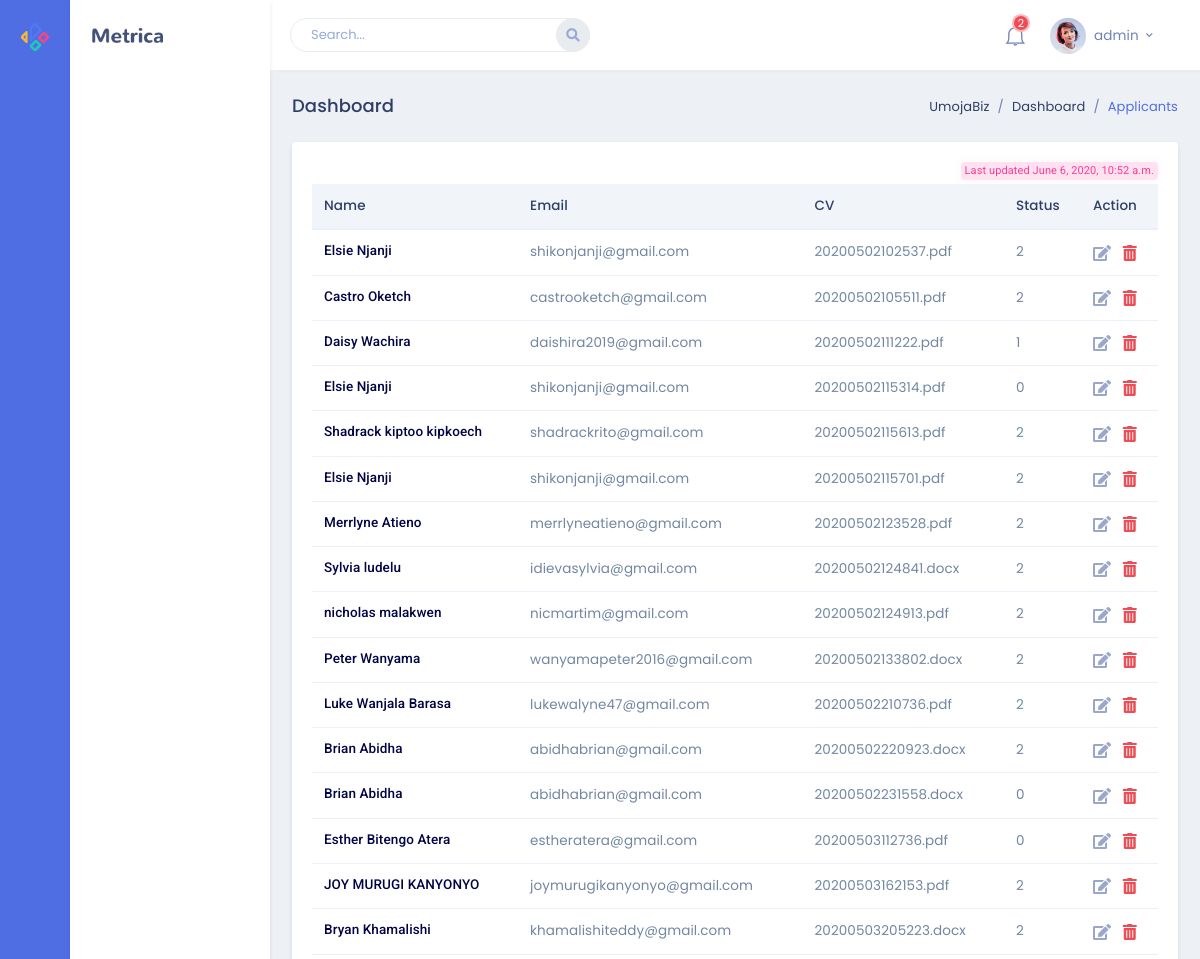
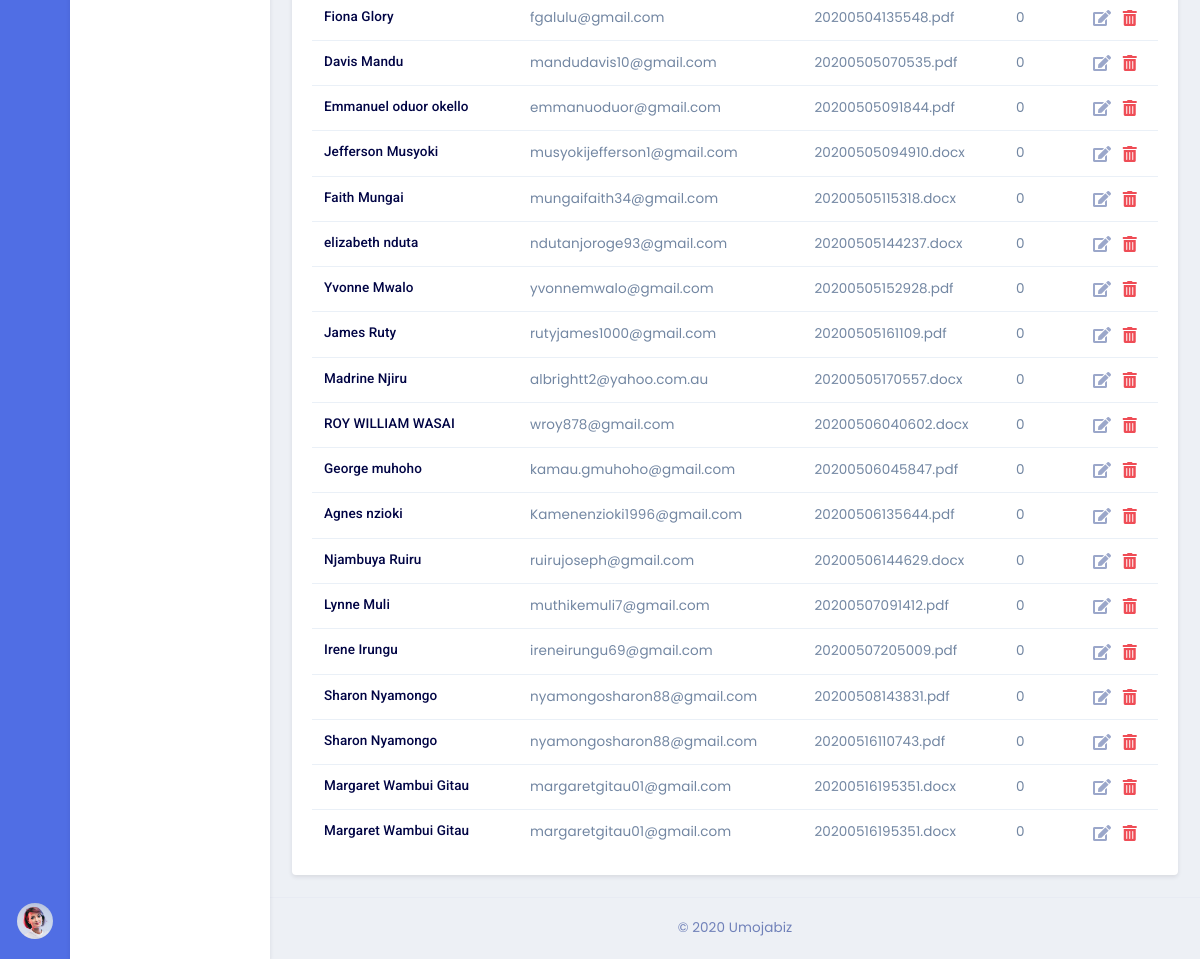
Screenshot of /jobs/applicants/ (signed in) with the database file from the repository (2 pictures, top to bottom).
### core/models.py (models this page shows, shortened)
class Applicant(models.Model):
  job_id = models.IntegerField()
  applicant_name = models.CharField(max_length=100)
  applicant_email = models.EmailField()
  cv = models.CharField(max_length=100)
  status = models.IntegerField()
  created_at = models.DateTimeField(auto_now_add=True)
  updated_at = models.DateTimeField(auto_now=True)

### jobs/views.py (the view)
# urls.py: path('applicants/', job_applicants_view, name='job-applicants'),
@login_required(login_url='core:login')
def job_applicants_view(request):
  applicants = Applicant.objects.all()
  context = {
    'object_list': applicants,
    'applicants': 'Applicants',
    'updated_at': datetime.now()
  }
  return render(request, 'jobs/applicants.html', context)

### templates/jobs/applicants.html
{% extends '../base.html' %}
{% load static %}
{% block content %}
{% include 'breadcrumps.html' with current=applicants %}
<div class="row">
  <div class="col-lg-12">
    <div class="card">
      <div class="card-body">
        <p class="badge badge-soft-pink font-11 p-1 mb-1 float-lg-right float-md-none">Last updated {{updated_at}}</p>
        <div class="table-responsive browser_users">
          <table class="table mb-0">
            <thead class="thead-light">
              <tr>
                <th class="border-top-0">Name</th>
                <th class="border-top-0">Email</th>
                <th class="border-top-0">CV</th>
                <th class="border-top-0">Status</th>
                <th class="border-top-0">Action</th>
              </tr>
            </thead>
            <tbody>
              {% for applicant in object_list %}
              <tr>
                <td>
                  <div class="media">
                    <div class="media-body align-self-center text-truncate">
                      <h6 class="mt-0 mb-1 text-dark">{{applicant.applicant_name}}</h6>
                    </div>
                  </div>
                </td>
                <td>{{applicant.applicant_email}}</td>
                <td>{{applicant.cv}}</td>
                <td>{{applicant.status}}</td>
                <td>
                  <a href="" class="mr-2"><i class="fas fa-edit text-info font-16"></i></a> <a href=""><i class="fas fa-trash-alt text-danger font-16"></i></a>
                </td>
              </tr>
              {% endfor %}
            </tbody>
          </table>
        </div>
      </div>
    </div>
  </div>
</div>
{% endblock %}

### templates/navbar.html (shortened to what this page needs)
{% load static %}
<div class="topbar">
  <nav class="navbar-custom">
    <ul class="list-unstyled topbar-nav float-right mb-0">
      <li class="dropdown notification-list"><a class="nav-link dropdown-toggle arrow-none waves-light waves-effect" data-toggle="dropdown" href="#" role="button" aria-haspopup="false" aria-expanded="false"><i class="ti-bell noti-icon"></i> <span class="badge badge-danger badge-pill noti-icon-badge">2</span></a>
      </li>
      <li class="dropdown">
        <a class="nav-link dropdown-toggle waves-effect waves-light nav-user" data-toggle="dropdown" href="#" role="button" aria-haspopup="false" aria-expanded="false"><img src="{% static 'images/users/user-4.jpg' %}" alt="profile-user" class="rounded-circle"> <span class="ml-1 nav-user-name hidden-sm">{{request.user}} <i class="mdi mdi-chevron-down"></i></span>
        </a>
      </li>
    </ul>
    <ul class="list-unstyled topbar-nav mb-0">
      <li class="hide-phone app-search">
        <form role="search" class="">
          <input type="text" placeholder="Search..." class="form-control">
          <a href="#"><i class="fas fa-search"></i>
          </a>
        </form>
      </li>
    </ul>
  </nav>
</div>

### rows the page displays
Applicant: applicant_name "Elsie Njanji", applicant_email "shikonjanji@gmail.com", cv "20200502102537.pdf", status "2"
Applicant: applicant_name "Castro Oketch", applicant_email "castrooketch@gmail.com", cv "20200502105511.pdf", status "2"
Applicant: applicant_name "Daisy Wachira", applicant_email "daishira2019@gmail.com", cv "20200502111222.pdf", status "1"
Applicant: applicant_name "Elsie Njanji", applicant_email "shikonjanji@gmail.com", cv "20200502115314.pdf", status "0"
Applicant: applicant_name "Shadrack kiptoo kipkoech", applicant_email "shadrackrito@gmail.com", cv "20200502115613.pdf", status "2"
Applicant: applicant_name "Elsie Njanji", applicant_email "shikonjanji@gmail.com", cv "20200502115701.pdf", status "2"
Applicant: applicant_name "Merrlyne Atieno", applicant_email "merrlyneatieno@gmail.com", cv "20200502123528.pdf", status "2"
Applicant: applicant_name "Sylvia ludelu", applicant_email "idievasylvia@gmail.com", cv "20200502124841.docx", status "2"
Applicant: applicant_name "nicholas malakwen", applicant_email "nicmartim@gmail.com", cv "20200502124913.pdf", status "2"
Applicant: applicant_name "Peter Wanyama", applicant_email "wanyamapeter2016@gmail.com", cv "20200502133802.docx", status "2"
Applicant: applicant_name "Luke Wanjala Barasa", applicant_email "lukewalyne47@gmail.com", cv "20200502210736.pdf", status "2"
Applicant: applicant_name "Brian Abidha", applicant_email "abidhabrian@gmail.com", cv "20200502220923.docx", status "2"
Applicant: applicant_name "Brian Abidha", applicant_email "abidhabrian@gmail.com", cv "20200502231558.docx", status "0"
Applicant: applicant_name "Esther Bitengo Atera", applicant_email "estheratera@gmail.com", cv "20200503112736.pdf", status "0"
Applicant: applicant_name "JOY MURUGI KANYONYO", applicant_email "joymurugikanyonyo@gmail.com", cv "20200503162153.pdf", status "2"
Applicant: applicant_name "Bryan Khamalishi", applicant_email "khamalishiteddy@gmail.com", cv "20200503205223.docx", status "2"
Applicant: applicant_name "Fiona Glory", applicant_email "fgalulu@gmail.com", cv "20200504135548.pdf", status "0"
Applicant: applicant_name "Davis Mandu", applicant_email "mandudavis10@gmail.com", cv "20200505070535.pdf", status "0"
Applicant: applicant_name "Emmanuel oduor okello", applicant_email "emmanuoduor@gmail.com", cv "20200505091844.pdf", status "0"
Applicant: applicant_name "Jefferson Musyoki", applicant_email "musyokijefferson1@gmail.com", cv "20200505094910.docx", status "0"
Applicant: applicant_name "Faith Mungai", applicant_email "mungaifaith34@gmail.com", cv "20200505115318.docx", status "0"
Applicant: applicant_name "elizabeth nduta", applicant_email "ndutanjoroge93@gmail.com", cv "20200505144237.docx", status "0"
Applicant: applicant_name "Yvonne Mwalo", applicant_email "yvonnemwalo@gmail.com", cv "20200505152928.pdf", status "0"
Applicant: applicant_name "James Ruty", applicant_email "rutyjames1000@gmail.com", cv "20200505161109.pdf", status "0"
Applicant: applicant_name "Madrine Njiru", applicant_email "albrightt2@yahoo.com.au", cv "20200505170557.docx", status "0"
Applicant: applicant_name "ROY WILLIAM WASAI", applicant_email "wroy878@gmail.com", cv "20200506040602.docx", status "0"
Applicant: applicant_name "George muhoho", applicant_email "kamau.gmuhoho@gmail.com", cv "20200506045847.pdf", status "0"
Applicant: applicant_name "Agnes nzioki", applicant_email "Kamenenzioki1996@gmail.com", cv "20200506135644.pdf", status "0"
Applicant: applicant_name "Njambuya Ruiru", applicant_email "ruirujoseph@gmail.com", cv "20200506144629.docx", status "0"
Applicant: applicant_name "Lynne Muli", applicant_email "muthikemuli7@gmail.com", cv "20200507091412.pdf", status "0"
Applicant: applicant_name "Irene Irungu", applicant_email "ireneirungu69@gmail.com", cv "20200507205009.pdf", status "0"
Applicant: applicant_name "Sharon Nyamongo", applicant_email "nyamongosharon88@gmail.com", cv "20200508143831.pdf", status "0"
Applicant: applicant_name "Sharon Nyamongo", applicant_email "nyamongosharon88@gmail.com", cv "20200516110743.pdf", status "0"
Applicant: applicant_name "Margaret Wambui Gitau", applicant_email "margaretgitau01@gmail.com", cv "20200516195351.docx", status "0"
Applicant: applicant_name "Margaret Wambui Gitau", applicant_email "margaretgitau01@gmail.com", cv "20200516195351.docx", status "0"

### other values shown
{{ request.user }} "admin"
{{ current }} "Applicants"
